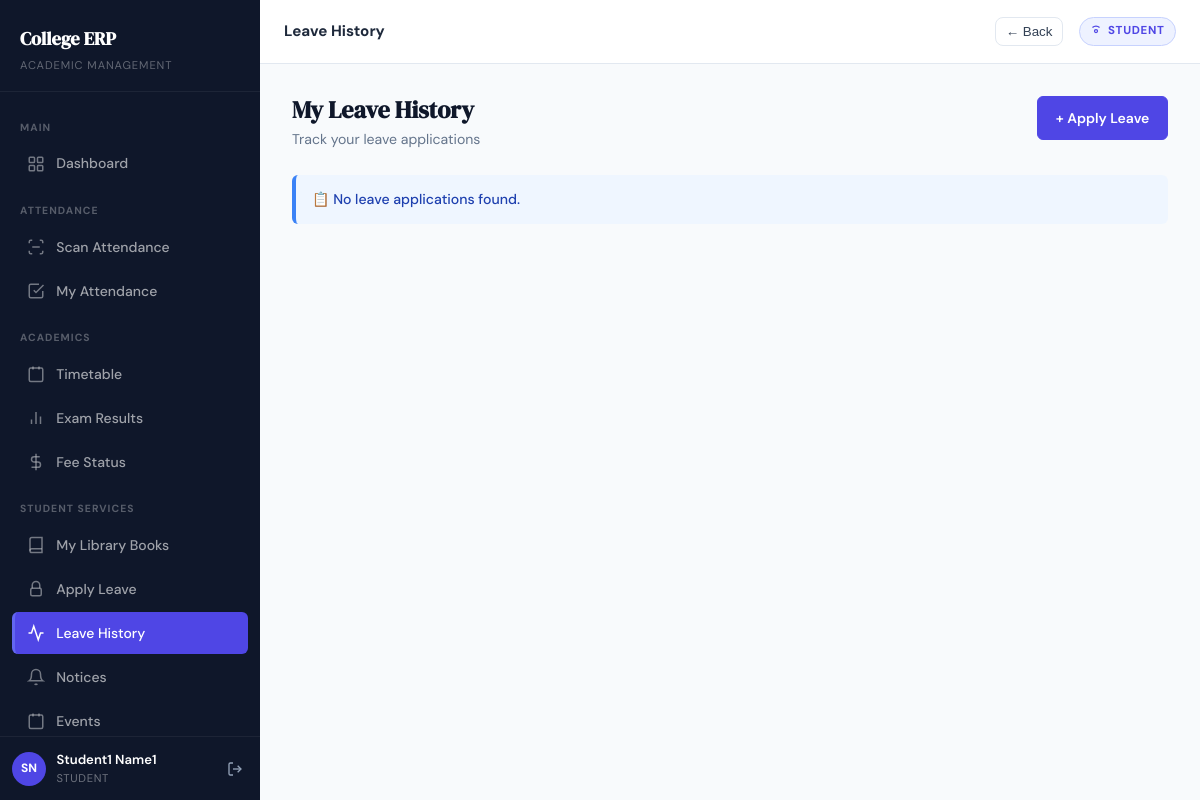
Page /leave/history/ (signed in) on the committed database.
### apps/accounts/models.py (models this page shows, shortened)
class CustomUser(AbstractUser):
    first_name    = models.CharField(max_length=100)
    last_name     = models.CharField(max_length=100)
    email         = models.EmailField(unique=True)
    mobile_number = models.CharField(max_length=10, unique=True, null=True, blank=True)
    role          = models.CharField(max_length=20, choices=Role.choices)
    is_verified   = models.BooleanField(default=False)
    is_approved   = models.BooleanField(default=False)
    class Meta:
        indexes = [
            models.Index(fields=["role"]),
            models.Index(fields=["is_approved"]),
        ]
    @property
    def full_name(self):
        return f"{self.first_name} {self.last_name}".strip() or self.username
    @property
    def is_erp_manager(self):
        return self.role == Role.ERP_MANAGER or self.is_superuser

### apps/leave/views.py (the view)
# urls.py: path("history/",                  views.leave_history,  name="leave_history"),
@login_required
def leave_history(request):
    if request.user.is_erp_manager:
        return redirect("leave_approvals")
    applications = LeaveApplication.objects.filter(
        applicant=request.user
    ).select_related("leave_type", "reviewed_by").order_by("-created_at")
    return render(request, "leave/leave_history.html", {
        "applications": applications,
    })

### templates/leave/leave_history.html (shortened to what this page needs)
{% extends "base.html" %}
{% block topbar_title %}Leave History{% endblock %}
{% block content %}
<div class="page-header fade-in-up">
    <div>
        <div class="page-header-title">My Leave History</div>
        <div class="page-header-subtitle">Track your leave applications</div>
    </div>
    <a href="{% url 'apply_leave' %}" class="btn btn-primary">+ Apply Leave</a>
</div>
{% if applications %}
<div class="table-wrapper fade-in-up">
    <table class="erp-table">
        <thead>
            <tr>
                <th>Type</th>
                <th>From</th>
                <th>To</th>
                <th>Days</th>
                <th>Status</th>
                <th>Reviewed By</th>
                <th>Remarks</th>
            </tr>
        </thead>
        <tbody>
            {% for app in applications %}
            <tr>
                <td class="fw-semibold">{{ app.leave_type.name }}</td>
                <td>{{ app.start_date|date:"d M Y" }}</td>
                <td>{{ app.end_date|date:"d M Y" }}</td>
                <td>{{ app.days }}</td>
                <td>
                    <span
                        class="status-badge {% if app.status == 'APPROVED' %}open{% elif app.status == 'PENDING' %}pending{% else %}locked{% endif %}">
                        {{ app.status }}
                    </span>
                </td>
                <td class="text-muted text-sm">{{ app.reviewed_by.full_name|default:"—" }}</td>
                <td class="text-muted text-sm">{{ app.review_remarks|default:"—" }}</td>
            </tr>
            {% endfor %}
        </tbody>
    </table>
</div>
{% else %}
<div class="alert alert-info fade-in-up">📋 No leave applications found.</div>
{% endif %}
{% endblock %}

### templates/base.html (shortened to what this page needs)
{% load static %}
<!DOCTYPE html>
<html lang="en">
<head>
  <link rel="stylesheet" href="{% static 'css/style.css' %}">
</head>
<body>
{% if request.user.is_authenticated %}
<div class="app-shell">
  <aside class="sidebar" id="sidebar">
    <div class="sidebar-logo">
      <a href="{% url 'dashboard' %}" class="sidebar-logo-text">College ERP</a>
      <div class="sidebar-logo-sub">Academic Management</div>
    </div>
    <nav class="sidebar-nav">
      <div class="sidebar-section-label">Main</div>
      <a href="{% url 'dashboard' %}"
         class="sidebar-link {% if request.resolver_match.url_name == 'dashboard' %}active{% endif %}">
        <svg viewBox="0 0 24 24" fill="none" stroke="currentColor" stroke-width="2">
          <rect x="3" y="3" width="7" height="7" rx="1"/><rect x="14" y="3" width="7" height="7" rx="1"/>
          <rect x="14" y="14" width="7" height="7" rx="1"/><rect x="3" y="14" width="7" height="7" rx="1"/>
        </svg>
        Dashboard
      </a>
      {% if request.user.role == "STUDENT" %}
      <div class="sidebar-section-label">Attendance</div>
      <a href="{% url 'scan_attendance' %}"
         class="sidebar-link {% if request.resolver_match.url_name == 'scan_attendance' %}active{% endif %}">
        <svg viewBox="0 0 24 24" fill="none" stroke="currentColor" stroke-width="2">
          <path d="M3 7V5a2 2 0 0 1 2-2h2"/><path d="M21 7V5a2 2 0 0 0-2-2h-2"/>
          <path d="M3 17v2a2 2 0 0 0 2 2h2"/><path d="M21 17v2a2 2 0 0 1-2 2h-2"/>
          <line x1="7" y1="12" x2="17" y2="12"/>
        </svg>
        Scan Attendance
      </a>
      <a href="{% url 'my_attendance' %}"
         class="sidebar-link {% if request.resolver_match.url_name == 'my_attendance' %}active{% endif %}">
        <svg viewBox="0 0 24 24" fill="none" stroke="currentColor" stroke-width="2">
          <polyline points="9 11 12 14 22 4"/><path d="M21 12v7a2 2 0 0 1-2 2H5a2 2 0 0 1-2-2V5a2 2 0 0 1 2-2h11"/>
        </svg>
        My Attendance
      </a>
      <div class="sidebar-section-label">Academics</div>
      <a href="{% url 'my_timetable' %}"
         class="sidebar-link {% if request.resolver_match.url_name == 'my_timetable' %}active{% endif %}">
        <svg viewBox="0 0 24 24" fill="none" stroke="currentColor" stroke-width="2">
          <rect x="3" y="4" width="18" height="18" rx="2"/><line x1="16" y1="2" x2="16" y2="6"/><line x1="8" y1="2" x2="8" y2="6"/>
        </svg>
        Timetable
      </a>
      <a href="{% url 'my_results' %}"
         class="sidebar-link {% if request.resolver_match.url_name == 'my_results' %}active{% endif %}">
        <svg viewBox="0 0 24 24" fill="none" stroke="currentColor" stroke-width="2">
          <line x1="18" y1="20" x2="18" y2="10"/><line x1="12" y1="20" x2="12" y2="4"/><line x1="6" y1="20" x2="6" y2="14"/>
        </svg>
        Exam Results
      </a>
      <a href="{% url 'my_fees' %}"
         class="sidebar-link {% if request.resolver_match.url_name == 'my_fees' %}active{% endif %}">
        <svg viewBox="0 0 24 24" fill="none" stroke="currentColor" stroke-width="2">
          <line x1="12" y1="1" x2="12" y2="23"/><path d="M17 5H9.5a3.5 3.5 0 0 0 0 7h5a3.5 3.5 0 0 1 0 7H6"/>
        </svg>
        Fee Status
      </a>
      <div class="sidebar-section-label">Student Services</div>
      <a href="{% url 'my_books' %}"
         class="sidebar-link {% if request.resolver_match.url_name == 'my_books' %}active{% endif %}">
        <svg viewBox="0 0 24 24" fill="none" stroke="currentColor" stroke-width="2">
          <path d="M4 19.5A2.5 2.5 0 0 1 6.5 17H20"/><path d="M6.5 2H20v20H6.5A2.5 2.5 0 0 1 4 19.5V4.5A2.5 2.5 0 0 1 6.5 2z"/>
        </svg>
        My Library Books
      </a>
      <a href="{% url 'apply_leave' %}"
         class="sidebar-link {% if request.resolver_match.url_name == 'apply_leave' %}active{% endif %}">
        <svg viewBox="0 0 24 24" fill="none" stroke="currentColor" stroke-width="2">
          <path d="M7 11V7a5 5 0 0 1 10 0v4"/><rect x="5" y="11" width="14" height="10" rx="2"/>
        </svg>
        Apply Leave
      </a>
      <a href="{% url 'leave_history' %}"
         class="sidebar-link {% if request.resolver_match.url_name == 'leave_history' %}active{% endif %}">
        <svg viewBox="0 0 24 24" fill="none" stroke="currentColor" stroke-width="2">
          <polyline points="22 12 18 12 15 21 9 3 6 12 2 12"/>
        </svg>
        Leave History
      </a>
      <a href="{% url 'notice_list' %}"
         class="sidebar-link {% if request.resolver_match.url_name == 'notice_list' %}active{% endif %}">
        <svg viewBox="0 0 24 24" fill="none" stroke="currentColor" stroke-width="2">
          <path d="M18 8a6 6 0 0 0-12 0c0 7-3 9-3 9h18s-3-2-3-9"/><path d="M13.73 21a2 2 0 0 1-3.46 0"/>
        </svg>
        Notices
      </a>
      <a href="{% url 'event_list' %}"
         class="sidebar-link {% if request.resolver_match.url_name == 'event_list' %}active{% endif %}">
        <svg viewBox="0 0 24 24" fill="none" stroke="currentColor" stroke-width="2">
          <rect x="3" y="4" width="18" height="18" rx="2"/><line x1="16" y1="2" x2="16" y2="6"/><line x1="8" y1="2" x2="8" y2="6"/>
        </svg>
        Events
      </a>
      {% endif %}
    </nav>
    <div class="sidebar-footer">
      <div class="sidebar-user">
        <div class="sidebar-avatar">
          {{ request.user.first_name|first|upper }}{{ request.user.last_name|first|upper }}
        </div>
        <div class="sidebar-user-info">
          <div class="sidebar-user-name">{{ request.user.full_name }}</div>
          <div class="sidebar-user-role">{{ request.user.get_role_display }}</div>
        </div>
        <form method="post" action="{% url 'logout' %}" style="margin:0;">
          <button type="submit" class="sidebar-logout" title="Logout" style="border:none;background:transparent;cursor:pointer;">
            <svg width="16" height="16" viewBox="0 0 24 24" fill="none" stroke="currentColor" stroke-width="2">
              <path d="M9 21H5a2 2 0 0 1-2-2V5a2 2 0 0 1 2-2h4"/>
              <polyline points="16 17 21 12 16 7"/><line x1="21" y1="12" x2="9" y2="12"/>
            </svg>
          </button>
        </form>
      </div>
    </div>
  </aside>
  <div class="main-content">
    <header class="topbar">
      <span class="topbar-title">{% block topbar_title %}Dashboard{% endblock %}</span>
      <button
        type="button"
        onclick="if (window.history.length > 1) { window.history.back(); } else { window.location.href='{% url 'dashboard' %}'; }"
        style="margin-left:.75rem;border:1px solid var(--gray-200);background:#fff;border-radius:.5rem;padding:.35rem .6rem;cursor:pointer;color:var(--gray-700);font-weight:500;"
        aria-label="Go back"
        title="Go back"
      >
        ← Back
      </button>
      <span class="topbar-badge">
        <svg width="12" height="12" viewBox="0 0 24 24" fill="none" stroke="currentColor" stroke-width="2.5">
          <circle cx="12" cy="12" r="3"/>
          <path d="M19.07 4.93A10 10 0 0 0 12 2a10 10 0 0 0-7.07 2.93"/>
        </svg>
        {{ request.user.get_role_display }}
      </span>
    </header>
    <main class="page-content">
      {% block content %}{% endblock %}
    </main>
  </div>
</div>
{% else %}
<!-- ════════════════════════════════════════════════════════
     UNAUTHENTICATED LAYOUT (no sidebar)
═════════════════════════════════════════════════════════ -->
{% block outer_content %}{% endblock %}
{% endif %}
</body>
</html>

### rows in the picture
CustomUser: user.first_name|first "S", user.last_name|first "N", user.full_name "Student1 Name1", user.role "STUDENT"
